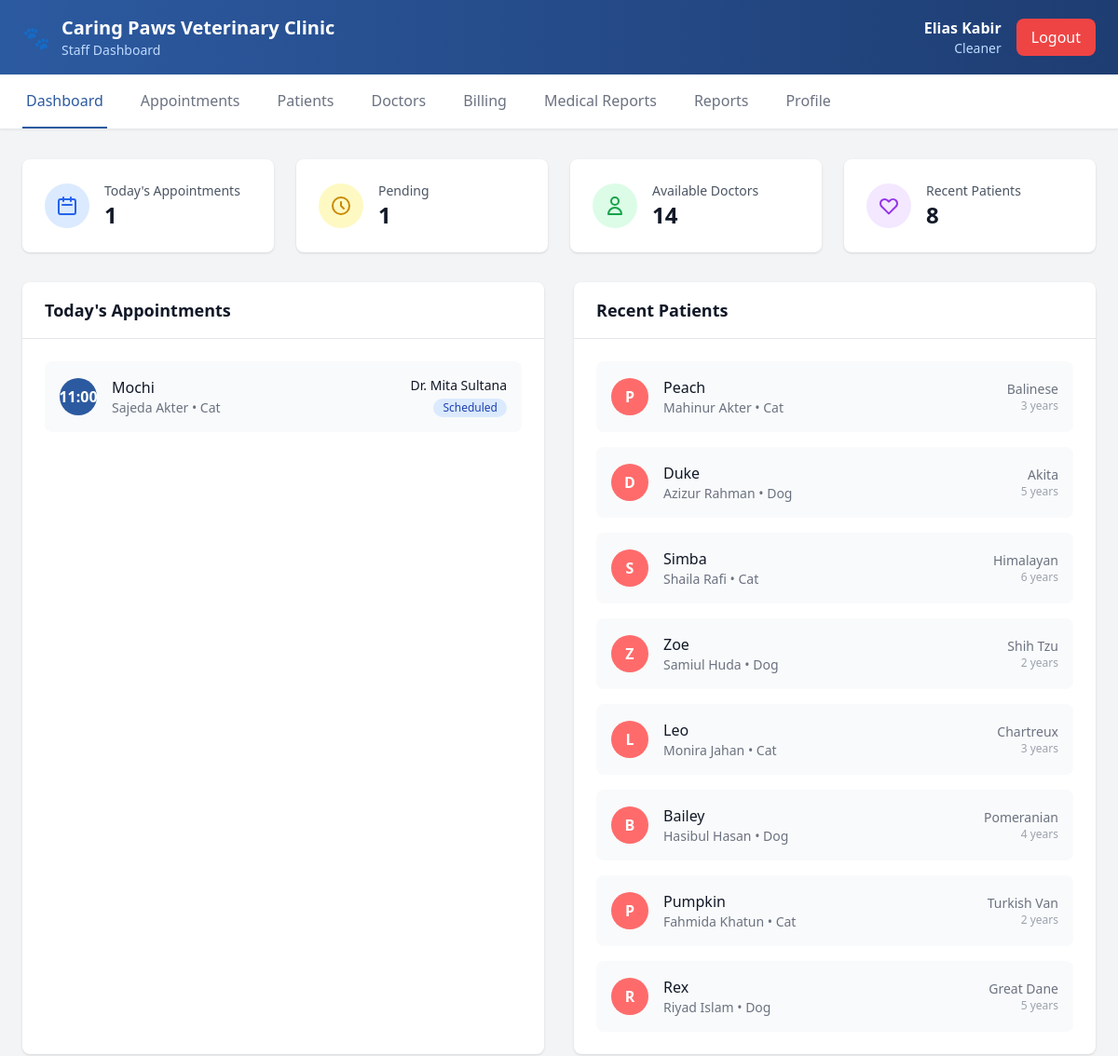
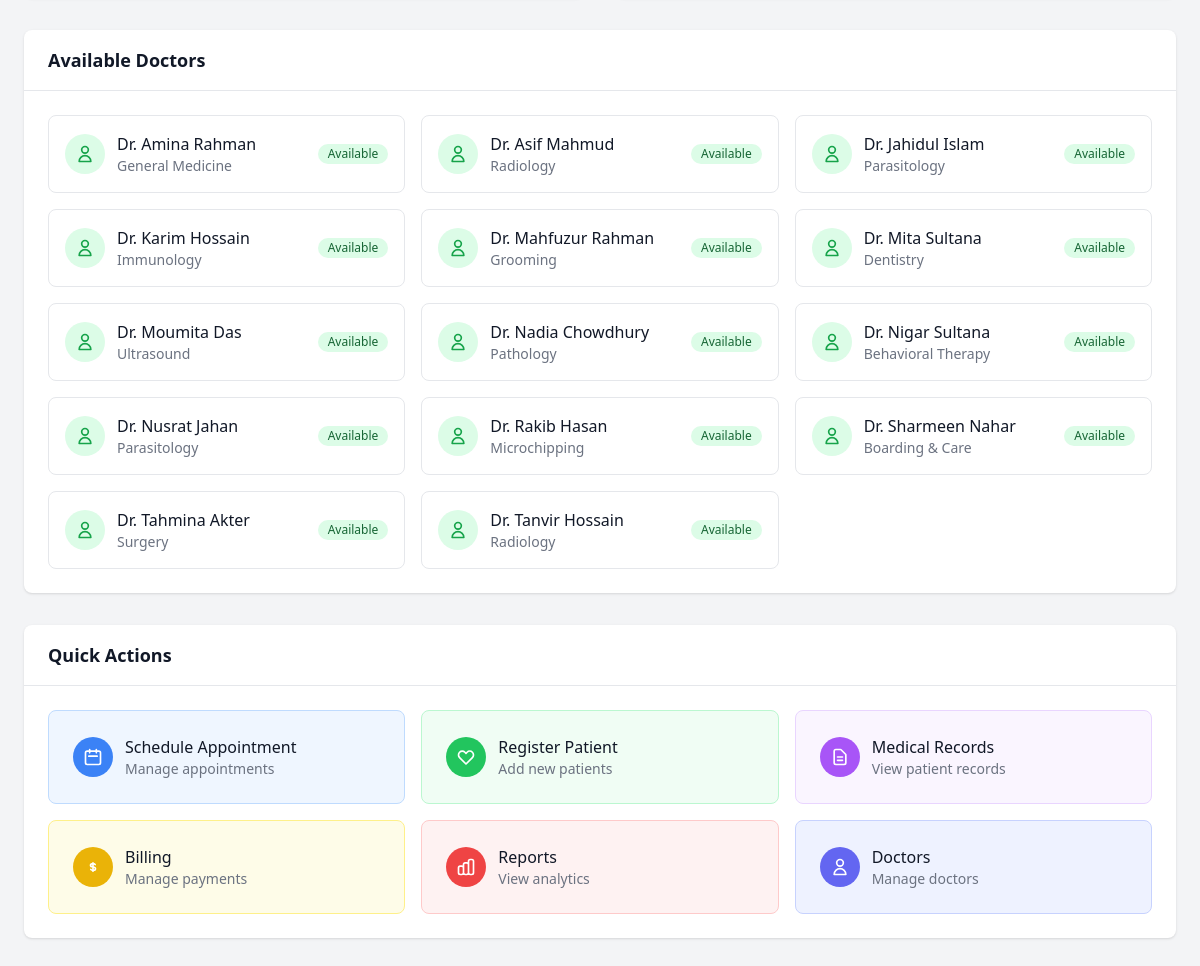
The app's page /staff_member/dashboard.php (signed in) with its own data (2 pictures, top to bottom).
### tables this page shows
CREATE TABLE `staff` (
  `staff_id` int(11) NOT NULL,
  `name` varchar(100) DEFAULT NULL,
  `role` varchar(50) DEFAULT NULL,
  `email` varchar(100) DEFAULT NULL,
  `password` varchar(255) DEFAULT NULL
);

CREATE TABLE `appointments` (
  `appointment_id` int(11) NOT NULL,
  `doctor_id` int(11) DEFAULT NULL,
  `patient_id` int(11) DEFAULT NULL,
  `date` date DEFAULT NULL,
  `time` time DEFAULT NULL,
  `status` enum('Scheduled','Completed','Cancelled') DEFAULT NULL
);

CREATE TABLE `patients` (
  `patient_id` int(11) NOT NULL,
  `owner_id` int(11) DEFAULT NULL,
  `animal_name` varchar(100) DEFAULT NULL,
  `species` varchar(50) DEFAULT NULL,
  `breed` varchar(100) DEFAULT NULL,
  `age` int(11) DEFAULT NULL,
  `gender` enum('Male','Female') DEFAULT NULL
);

CREATE TABLE `users` (
  `user_id` int(11) NOT NULL,
  `name` varchar(100) DEFAULT NULL,
  `email` varchar(100) DEFAULT NULL,
  `phone` varchar(20) DEFAULT NULL,
  `password` varchar(255) DEFAULT NULL,
  `address` text DEFAULT NULL
);

CREATE TABLE `doctors` (
  `doctor_id` int(11) NOT NULL,
  `name` varchar(100) DEFAULT NULL,
  `specialization` varchar(100) DEFAULT NULL,
  `area` varchar(100) DEFAULT NULL,
  `contact` varchar(20) DEFAULT NULL,
  `address` text DEFAULT NULL,
  `latitude` decimal(10,8) DEFAULT NULL,
  `longitude` decimal(11,8) DEFAULT NULL,
  `location_id` int(11) DEFAULT NULL,
  `availability` text DEFAULT NULL
);

### staff_member/dashboard.php (the view, shortened to what the rows shown need)
<?php
$clinic_name = "Caring Paws Veterinary Clinic";
require_once '../config.php';
$today_appointments = [];
$recent_patients = [];
$available_doctors = [];
$staff_info = [];
try {
    $staff_id = $_SESSION['user_id'];
    $stmt = $pdo->prepare("SELECT * FROM staff WHERE staff_id = ?");
    $stmt->execute([$staff_id]);
    $staff_info = $stmt->fetch(PDO::FETCH_ASSOC);
    $result = $pdo->query("DESCRIBE appointments");
    $columns = $result->fetchAll(PDO::FETCH_COLUMN);
    $date_column = in_array('appointment_date', $columns) ? 'appointment_date' : 'date';
    $time_column = in_array('appointment_time', $columns) ? 'appointment_time' : 'time';
    $today_appointments = $pdo->query("
        SELECT a.*, p.animal_name, p.species, u.name as owner_name, u.phone, d.name as doctor_name
        FROM appointments a
        JOIN patients p ON a.patient_id = p.patient_id
        JOIN users u ON p.owner_id = u.user_id
        JOIN doctors d ON a.doctor_id = d.doctor_id
        WHERE DATE(a.$date_column) = CURDATE()
        ORDER BY a.$time_column
    ")->fetchAll(PDO::FETCH_ASSOC);
    $result = $pdo->query("DESCRIBE patients");
    $patient_columns = $result->fetchAll(PDO::FETCH_COLUMN);
    $order_by = in_array('created_at', $patient_columns) ? 'p.created_at DESC' : 'p.patient_id DESC';
    $recent_patients = $pdo->query("
        SELECT p.*, u.name as owner_name, u.phone
        FROM patients p
        JOIN users u ON p.owner_id = u.user_id
        ORDER BY $order_by
        LIMIT 8
    ")->fetchAll(PDO::FETCH_ASSOC);
    $available_doctors = $pdo->query("
        SELECT * FROM doctors
        WHERE availability = 'Available'
        ORDER BY name
    ")->fetchAll(PDO::FETCH_ASSOC);
} catch(PDOException $e) {
    $error_message = "Database error: " . $e->getMessage();
}
?>
<!DOCTYPE html>
<html lang="en">
<head>
    <script src="https://cdn.tailwindcss.com"></script>
</head>
<body class="bg-gray-100">
    <header class="bg-gradient-to-r from-vet-blue to-vet-dark-blue text-white shadow-lg">
        <div class="max-w-7xl mx-auto px-6 py-4">
            <div class="flex justify-between items-center">
                <div class="flex items-center">
                    <div>
                        <h1 class="text-xl font-bold"><?php echo $clinic_name; ?></h1>
                    </div>
                </div>
                <div class="flex items-center space-x-4">
                    <div class="text-right">
                        <p class="font-semibold"><?php echo htmlspecialchars($_SESSION['user_name'] ?? 'Staff Member'); ?></p>
                        <p class="text-blue-200 text-sm"><?php echo htmlspecialchars($staff_info['role'] ?? 'Staff'); ?></p>
                    </div>
                </div>
            </div>
        </div>
    </header>
    <main class="max-w-7xl mx-auto px-6 py-8">
        <div class="grid grid-cols-1 lg:grid-cols-2 gap-8">
            <div class="bg-white rounded-lg shadow">
                <div class="p-6">
                    <?php if (!empty($today_appointments)): ?>
                        <div class="space-y-4">
                            <?php foreach($today_appointments as $appointment): ?>
                                <div class="flex items-center justify-between p-4 bg-gray-50 rounded-lg">
                                    <div class="flex items-center space-x-4">
                                        <div class="flex-shrink-0">
                                            <div class="w-10 h-10 bg-vet-blue rounded-full flex items-center justify-center">
                                                <span class="text-white font-semibold">
                                                    <?php echo date('H:i', strtotime($appointment[$time_column] ?? '00:00')); ?>
                                                </span>
                                            </div>
                                        </div>
                                        <div>
                                            <p class="font-medium text-gray-900">
                                                <?php echo htmlspecialchars($appointment['animal_name'] ?? 'Unknown'); ?>
                                            </p>
                                            <p class="text-sm text-gray-500">
                                                <?php echo htmlspecialchars($appointment['owner_name'] ?? 'Unknown'); ?> •
                                                <?php echo htmlspecialchars($appointment['species'] ?? 'Unknown'); ?>
                                            </p>
                                        </div>
                                    </div>
                                    <div class="text-right">
                                        <p class="text-sm font-medium text-gray-900">
                                            <?php echo htmlspecialchars($appointment['doctor_name'] ?? 'Unknown'); ?>
                                        </p>
                                        <span class="inline-flex items-center px-2.5 py-0.5 rounded-full text-xs font-medium bg-blue-100 text-blue-800">
                                            <?php echo htmlspecialchars($appointment['status'] ?? 'Unknown'); ?>
                                        </span>
                                    </div>
                                </div>
                            <?php endforeach; ?>
                        </div>
                    <?php else: ?>
                        <p class="text-gray-500 text-center py-8">No appointments scheduled for today.</p>
                    <?php endif; ?>
                </div>
            </div>
            <div class="bg-white rounded-lg shadow">
                <div class="p-6">
                    <?php if (!empty($recent_patients)): ?>
                        <div class="space-y-4">
                            <?php foreach($recent_patients as $patient): ?>
                                <div class="flex items-center space-x-4 p-4 bg-gray-50 rounded-lg">
                                    <div class="flex-shrink-0">
                                        <div class="w-10 h-10 bg-vet-coral rounded-full flex items-center justify-center">
                                            <span class="text-white font-semibold">
                                                <?php echo strtoupper(substr($patient['animal_name'] ?? 'P', 0, 1)); ?>
                                            </span>
                                        </div>
                                    </div>
                                    <div class="flex-1 min-w-0">
                                        <p class="font-medium text-gray-900 truncate">
                                            <?php echo htmlspecialchars($patient['animal_name'] ?? 'Unknown'); ?>
                                        </p>
                                        <p class="text-sm text-gray-500">
                                            <?php echo htmlspecialchars($patient['owner_name'] ?? 'Unknown'); ?> •
                                            <?php echo htmlspecialchars($patient['species'] ?? 'Unknown'); ?>
                                        </p>
                                    </div>
                                    <div class="text-right">
                                        <p class="text-sm text-gray-500">
                                            <?php echo htmlspecialchars($patient['breed'] ?? 'Unknown'); ?>
                                        </p>
                                        <p class="text-xs text-gray-400">
                                            <?php echo htmlspecialchars($patient['age'] ?? 'Unknown'); ?> years
                                        </p>
                                    </div>
                                </div>
                            <?php endforeach; ?>
                        </div>
                    <?php else: ?>
                        <p class="text-gray-500 text-center py-8">No recent patients found.</p>
                    <?php endif; ?>
                </div>
            </div>
        </div>
        <div class="mt-8 bg-white rounded-lg shadow">
            <div class="p-6">
                <?php if (!empty($available_doctors)): ?>
                    <div class="grid grid-cols-1 md:grid-cols-2 lg:grid-cols-3 gap-4">
                        <?php foreach($available_doctors as $doctor): ?>
                            <div class="p-4 border border-gray-200 rounded-lg">
                                <div class="flex items-center space-x-3">
                                    <div class="flex-shrink-0">
                                        <div class="w-10 h-10 bg-green-100 rounded-full flex items-center justify-center">
                                            <svg class="w-5 h-5 text-green-600" fill="none" stroke="currentColor" viewBox="0 0 24 24">
                                                <path stroke-linecap="round" stroke-linejoin="round" stroke-width="2" d="M16 7a4 4 0 11-8 0 4 4 0 018 0zM12 14a7 7 0 00-7 7h14a7 7 0 00-7-7z"></path>
                                            </svg>
                                        </div>
                                    </div>
                                    <div class="flex-1 min-w-0">
                                        <p class="font-medium text-gray-900">
                                            <?php echo htmlspecialchars($doctor['name'] ?? 'Unknown'); ?>
                                        </p>
                                        <p class="text-sm text-gray-500">
                                            <?php echo htmlspecialchars($doctor['specialization'] ?? 'General'); ?>
                                        </p>
                                    </div>
                                    <span class="inline-flex items-center px-2.5 py-0.5 rounded-full text-xs font-medium bg-green-100 text-green-800">
                                        Available
                                    </span>
                                </div>
                            </div>
                        <?php endforeach; ?>
                    </div>
                <?php else: ?>
                    <p class="text-gray-500 text-center py-8">No doctors currently available.</p>
                <?php endif; ?>
            </div>
        </div>
    </main>
</body>
</html>

### records on screen
staff: role "Cleaner"
appointments: time "11:00", patient.animal_name "Mochi", users.name "Sajeda Akter", patient.species "Cat", doctor.name "Dr. Mita Sultana", status "Scheduled"
patients: animal_name "P", animal_name "Peach", owner.name "Mahinur Akter", species "Cat", breed "Balinese", age "3"
patients: animal_name "D", animal_name "Duke", owner.name "Azizur Rahman", species "Dog", breed "Akita", age "5"
patients: animal_name "S", animal_name "Simba", owner.name "Shaila Rafi", species "Cat", breed "Himalayan", age "6"
patients: animal_name "Z", animal_name "Zoe", owner.name "Samiul Huda", species "Dog", breed "Shih Tzu", age "2"
patients: animal_name "L", animal_name "Leo", owner.name "Monira Jahan", species "Cat", breed "Chartreux", age "3"
patients: animal_name "B", animal_name "Bailey", owner.name "Hasibul Hasan", species "Dog", breed "Pomeranian", age "4"
patients: animal_name "P", animal_name "Pumpkin", owner.name "Fahmida Khatun", species "Cat", breed "Turkish Van", age "2"
patients: animal_name "R", animal_name "Rex", owner.name "Riyad Islam", species "Dog", breed "Great Dane", age "5"
doctors: name "Dr. Amina Rahman", specialization "General Medicine"
doctors: name "Dr. Asif Mahmud", specialization "Radiology"
doctors: name "Dr. Jahidul Islam", specialization "Parasitology"
doctors: name "Dr. Karim Hossain", specialization "Immunology"
doctors: name "Dr. Mahfuzur Rahman", specialization "Grooming"
doctors: name "Dr. Mita Sultana", specialization "Dentistry"
doctors: name "Dr. Moumita Das", specialization "Ultrasound"
doctors: name "Dr. Nadia Chowdhury", specialization "Pathology"
doctors: name "Dr. Nigar Sultana", specialization "Behavioral Therapy"
doctors: name "Dr. Nusrat Jahan", specialization "Parasitology"
doctors: name "Dr. Rakib Hasan", specialization "Microchipping"
doctors: name "Dr. Sharmeen Nahar", specialization "Boarding & Care"
doctors: name "Dr. Tahmina Akter", specialization "Surgery"
doctors: name "Dr. Tanvir Hossain", specialization "Radiology"

### other values on screen
$clinic_name "Caring Paws Veterinary Clinic"
$_SESSION['user_name'] "Elias Kabir"
count($today_appointments) "1"
count($pending_appointments) "1"
count($available_doctors) "14"
count($recent_patients) "8"
